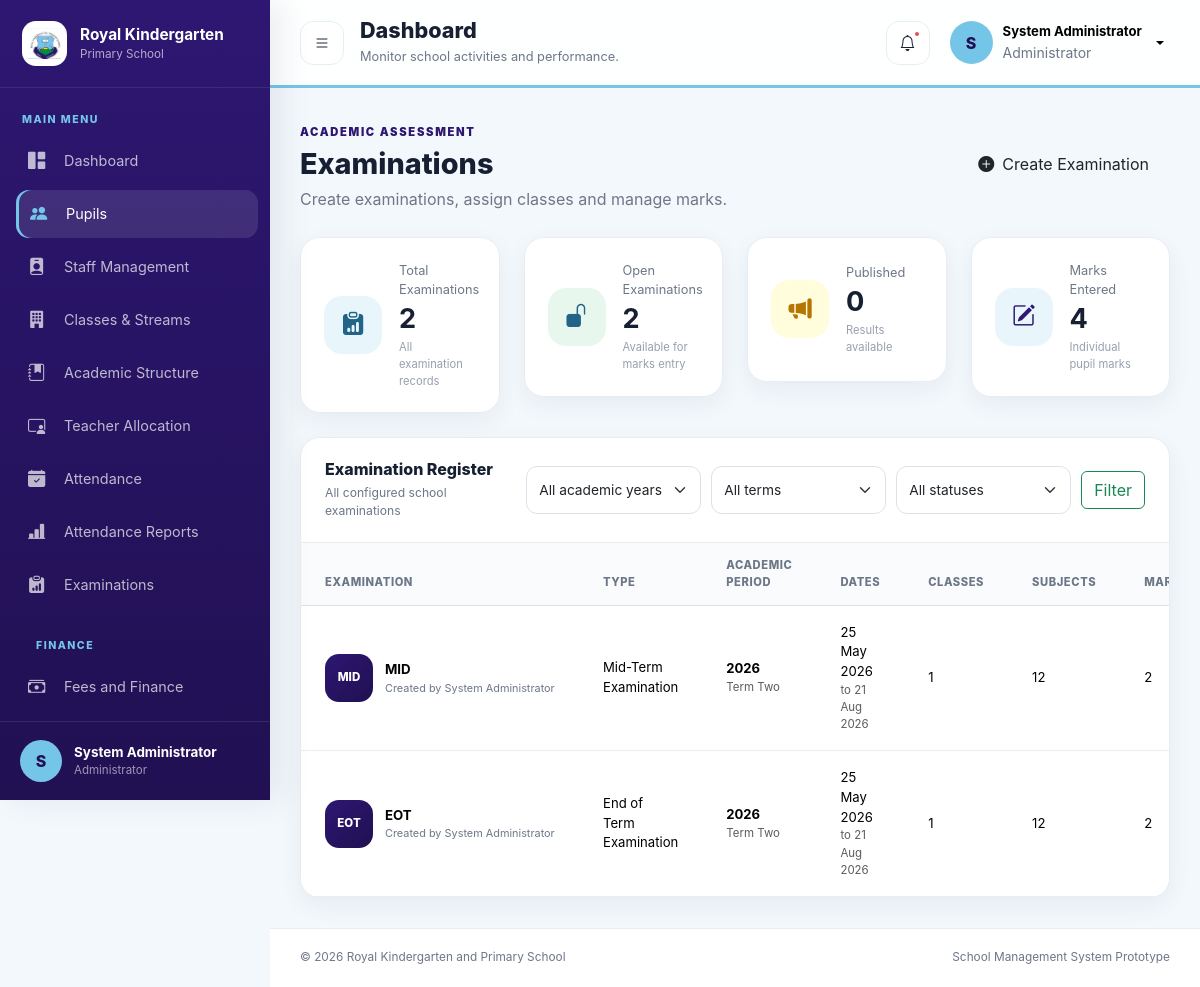
The app's page /examinations/index.php (signed in) with its own data.
### tables this page shows
CREATE TABLE `examinations` (
  `id` int(10) UNSIGNED NOT NULL,
  `examination_type_id` int(10) UNSIGNED NOT NULL,
  `academic_year_id` int(10) UNSIGNED NOT NULL,
  `term_id` int(10) UNSIGNED NOT NULL,
  `examination_name` varchar(150) NOT NULL,
  `start_date` date DEFAULT NULL,
  `end_date` date DEFAULT NULL,
  `status` enum('Draft','Open','Closed','Published') NOT NULL DEFAULT 'Draft',
  `description` varchar(255) DEFAULT NULL,
  `created_by` int(10) UNSIGNED NOT NULL,
  `created_at` timestamp NOT NULL DEFAULT current_timestamp(),
  `updated_at` timestamp NOT NULL DEFAULT current_timestamp() ON UPDATE current_timestamp()
);

CREATE TABLE `examination_types` (
  `id` int(10) UNSIGNED NOT NULL,
  `type_name` varchar(100) NOT NULL,
  `type_code` varchar(30) NOT NULL,
  `default_weight` decimal(5,2) NOT NULL DEFAULT 100.00,
  `description` varchar(255) DEFAULT NULL,
  `status` enum('Active','Inactive') NOT NULL DEFAULT 'Active',
  `created_at` timestamp NOT NULL DEFAULT current_timestamp(),
  `updated_at` timestamp NOT NULL DEFAULT current_timestamp() ON UPDATE current_timestamp()
);

CREATE TABLE `users` (
  `id` int(10) UNSIGNED NOT NULL,
  `full_name` varchar(150) NOT NULL,
  `email` varchar(150) NOT NULL,
  `password` varchar(255) NOT NULL,
  `role` enum('administrator','headteacher','bursar','teacher') NOT NULL,
  `status` enum('active','inactive') NOT NULL DEFAULT 'active',
  `last_login` datetime DEFAULT NULL,
  `created_at` timestamp NOT NULL DEFAULT current_timestamp(),
  `updated_at` timestamp NOT NULL DEFAULT current_timestamp() ON UPDATE current_timestamp()
);

CREATE TABLE `academic_years` (
  `id` int(10) UNSIGNED NOT NULL,
  `year_name` varchar(20) NOT NULL,
  `start_date` date NOT NULL,
  `end_date` date NOT NULL,
  `is_current` tinyint(1) NOT NULL DEFAULT 0,
  `status` enum('Active','Closed') NOT NULL DEFAULT 'Active',
  `created_at` timestamp NOT NULL DEFAULT current_timestamp(),
  `updated_at` timestamp NOT NULL DEFAULT current_timestamp() ON UPDATE current_timestamp()
);

CREATE TABLE `terms` (
  `id` int(10) UNSIGNED NOT NULL,
  `academic_year_id` int(10) UNSIGNED NOT NULL,
  `term_name` enum('Term One','Term Two','Term Three') NOT NULL,
  `start_date` date NOT NULL,
  `end_date` date NOT NULL,
  `is_current` tinyint(1) NOT NULL DEFAULT 0,
  `status` enum('Active','Closed') NOT NULL DEFAULT 'Active',
  `created_at` timestamp NOT NULL DEFAULT current_timestamp(),
  `updated_at` timestamp NOT NULL DEFAULT current_timestamp() ON UPDATE current_timestamp()
);

### examinations/index.php (the view, shortened to what this page needs)
<?php
require_once __DIR__ . '/../config/database.php';
$sql = '
    SELECT
        examinations.id,
        examinations.examination_name,
        examinations.start_date,
        examinations.end_date,
        examinations.status,
        examinations.description,
        examinations.created_at,
        examination_types.type_name,
        examination_types.type_code,
        academic_years.year_name,
        terms.term_name,
        users.full_name AS created_by_name,
        COUNT(
            DISTINCT examination_classes.id
        ) AS total_classes,
        COUNT(
            DISTINCT examination_subjects.id
        ) AS total_subjects,
        COUNT(
            DISTINCT pupil_marks.id
        ) AS total_marks
    FROM examinations
    INNER JOIN examination_types
        ON examination_types.id =
            examinations.examination_type_id
    INNER JOIN academic_years
        ON academic_years.id =
            examinations.academic_year_id
    INNER JOIN terms
        ON terms.id =
            examinations.term_id
    INNER JOIN users
        ON users.id =
            examinations.created_by
    LEFT JOIN examination_classes
        ON examination_classes.examination_id =
            examinations.id
    LEFT JOIN examination_subjects
        ON examination_subjects.examination_class_id =
            examination_classes.id
    LEFT JOIN pupil_marks
        ON pupil_marks.examination_subject_id =
            examination_subjects.id
    WHERE 1 = 1
';
$parameters = [];
$sql .= '
    GROUP BY examinations.id
    ORDER BY
        academic_years.year_name DESC,
        terms.id DESC,
        examinations.start_date DESC,
        examinations.id DESC
';
$statement = $pdo->prepare($sql);
$statement->execute($parameters);
$examinations = $statement->fetchAll();
$totalExaminations = (int) $pdo
    ->query('SELECT COUNT(*) FROM examinations')
    ->fetchColumn();
$openExaminations = (int) $pdo
    ->query(
        "SELECT COUNT(*)
         FROM examinations
         WHERE status = 'Open'"
    )
    ->fetchColumn();
$publishedExaminations = (int) $pdo
    ->query(
        "SELECT COUNT(*)
         FROM examinations
         WHERE status = 'Published'"
    )
    ->fetchColumn();
$totalMarks = (int) $pdo
    ->query('SELECT COUNT(*) FROM pupil_marks')
    ->fetchColumn();
function examinationDate(
    mixed $date,
    string $fallback = 'Not set'
): string {
    $timestamp = strtotime((string) $date);
    return $timestamp
        ? date('d M Y', $timestamp)
        : htmlspecialchars((string) $date);
}
?>
<!DOCTYPE html>
<html lang="en">
<head>
    <link
        href="https://cdn.jsdelivr.net/npm/bootstrap@5.3.3/dist/css/bootstrap.min.css"
        rel="stylesheet"
    >
    <link
        href="https://cdn.jsdelivr.net/npm/bootstrap-icons@1.11.3/font/bootstrap-icons.min.css"
        rel="stylesheet"
    >
    <link
        href="../assets/css/style.css"
        rel="stylesheet"
    >
</head>
<body class="dashboard-page">
<?php require_once __DIR__ . '/../includes/sidebar.php'; ?>
<div class="app-main" id="appMain">
    <?php require_once __DIR__ . '/../includes/header.php'; ?>
    <main class="app-content">
        <section class="module-heading">
            <div>
                <span class="module-label">
                    ACADEMIC ASSESSMENT
                </span>
                <h2>Examinations</h2>
                <p>
                    Create examinations, assign classes and manage marks.
                </p>
            </div>
            <a
                href="create.php"
                class="btn school-primary-btn module-action-button"
            >
                <i class="bi bi-plus-circle-fill me-2"></i>
                Create Examination
            </a>
        </section>
        <section class="row g-4 mb-4">
            <div class="col-sm-6 col-xl-3">
                <article class="stat-card stat-card-blue">
                    <div class="stat-card-icon">
                        <i class="bi bi-clipboard-data-fill"></i>
                    </div>
                    <div class="stat-card-content">
                        <span>Total Examinations</span>
                        <strong>
                            <?= number_format($totalExaminations) ?>
                        </strong>
                        <small>
                            All examination records
                        </small>
                    </div>
                </article>
            </div>
            <div class="col-sm-6 col-xl-3">
                <article class="stat-card stat-card-green">
                    <div class="stat-card-icon">
                        <i class="bi bi-unlock-fill"></i>
                    </div>
                    <div class="stat-card-content">
                        <span>Open Examinations</span>
                        <strong>
                            <?= number_format($openExaminations) ?>
                        </strong>
                        <small>
                            Available for marks entry
                        </small>
                    </div>
                </article>
            </div>
            <div class="col-sm-6 col-xl-3">
                <article class="stat-card stat-card-gold">
                    <div class="stat-card-icon">
                        <i class="bi bi-megaphone-fill"></i>
                    </div>
                    <div class="stat-card-content">
                        <span>Published</span>
                        <strong>
                            <?= number_format(
                                $publishedExaminations
                            ) ?>
                        </strong>
                        <small>
                            Results available
                        </small>
                    </div>
                </article>
            </div>
            <div class="col-sm-6 col-xl-3">
                <article class="stat-card stat-card-purple">
                    <div class="stat-card-icon">
                        <i class="bi bi-pencil-square"></i>
                    </div>
                    <div class="stat-card-content">
                        <span>Marks Entered</span>
                        <strong>
                            <?= number_format($totalMarks) ?>
                        </strong>
                        <small>
                            Individual pupil marks
                        </small>
                    </div>
                </article>
            </div>
        </section>
        <section class="dashboard-card">
            <div class="dashboard-card-header examination-list-header">
                <div>
                    <h3>Examination Register</h3>
                    <p>
                        All configured school examinations
                    </p>
                </div>
                <form
                    method="GET"
                    action=""
                    class="examination-filter-form"
                >
                    <select
                        name="academic_year_id"
                        id="academicYearId"
                        class="form-select professional-input"
                    >
                        <option value="">
                            All academic years
                        </option>
                    </select>
                    <select
                        name="term_id"
                        id="termId"
                        class="form-select professional-input"
                    >
                        <option value="">
                            All terms
                        </option>
                    </select>
                    <select
                        name="status"
                        class="form-select professional-input"
                    >
                        <option value="">All statuses</option>
                    </select>
                    <button
                        type="submit"
                        class="btn btn-outline-success"
                    >
                        Filter
                    </button>
                </form>
            </div>
            <div class="table-responsive">
                <table class="table dashboard-table align-middle">
                    <thead>
                        <tr>
                            <th>Examination</th>
                            <th>Type</th>
                            <th>Academic Period</th>
                            <th>Dates</th>
                            <th>Classes</th>
                            <th>Subjects</th>
                            <th>Marks</th>
                        </tr>
                    </thead>
                    <tbody>
                    <?php if ($examinations === []): ?>
                        <tr>
                            <td colspan="9">
                                <div class="empty-state">
                                    <i class="bi bi-clipboard-x"></i>
                                    <strong>
                                        No examinations found
                                    </strong>
                                    <span>
                                        Create the first examination
                                        to begin assessment management.
                                    </span>
                                </div>
                            </td>
                        </tr>
                    <?php else: ?>
                        <?php foreach ($examinations as $exam): ?>
                            <tr>
                                <td>
                                    <div class="examination-name-cell">
                                        <span class="examination-code">
                                            <?= htmlspecialchars(
                                                $exam['type_code']
                                            ) ?>
                                        </span>
                                        <div>
                                            <strong>
                                                <?= htmlspecialchars(
                                                    $exam[
                                                        'examination_name'
                                                    ]
                                                ) ?>
                                            </strong>
                                            <small>
                                                Created by
                                                <?= htmlspecialchars(
                                                    $exam[
                                                        'created_by_name'
                                                    ]
                                                ) ?>
                                            </small>
                                        </div>
                                    </div>
                                </td>
                                <td>
                                    <?= htmlspecialchars(
                                        $exam['type_name']
                                    ) ?>
                                </td>
                                <td>
                                    <strong>
                                        <?= htmlspecialchars(
                                            $exam['year_name']
                                        ) ?>
                                    </strong>
                                    <small class="d-block text-muted">
                                        <?= htmlspecialchars(
                                            $exam['term_name']
                                        ) ?>
                                    </small>
                                </td>
                                <td>
                                    <?= examinationDate(
                                        $exam['start_date']
                                    ) ?>
                                    <small class="d-block text-muted">
                                        to
                                        <?= examinationDate(
                                            $exam['end_date']
                                        ) ?>
                                    </small>
                                </td>
                                <td>
                                    <?= number_format(
                                        (int) $exam['total_classes']
                                    ) ?>
                                </td>
                                <td>
                                    <?= number_format(
                                        (int) $exam['total_subjects']
                                    ) ?>
                                </td>
                                <td>
                                    <?= number_format(
                                        (int) $exam['total_marks']
                                    ) ?>
                                </td>
                            </tr>
                        <?php endforeach; ?>
                    <?php endif; ?>
                    </tbody>
                </table>
            </div>
        </section>
    </main>
    <?php require_once __DIR__ . '/../includes/footer.php'; ?>
</div>
</body>
</html>

### records on screen
examinations: examination_type.type_code "MID", examination_name "MID", created_by.full_name "System Administrator", examination_type.type_name "Mid-Term Examination", academic_year.year_name "2026", term.term_name "Term Two", start_date "25 May 2026", end_date "21 Aug 2026", total_classes "1", total_subjects "12", total_marks "2"
examinations: examination_type.type_code "EOT", examination_name "EOT", created_by.full_name "System Administrator", examination_type.type_name "End of Term Examination", academic_year.year_name "2026", term.term_name "Term Two", start_date "25 May 2026", end_date "21 Aug 2026", total_classes "1", total_subjects "12", total_marks "2"

### other values on screen
substr($_SESSION['full_name'], 0, 1) "S"
$_SESSION['full_name'] "System Administrator"
$_SESSION['role'] "Administrator"
$totalExaminations "2"
$openExaminations "2"
$publishedExaminations "0"
$totalMarks "4"
